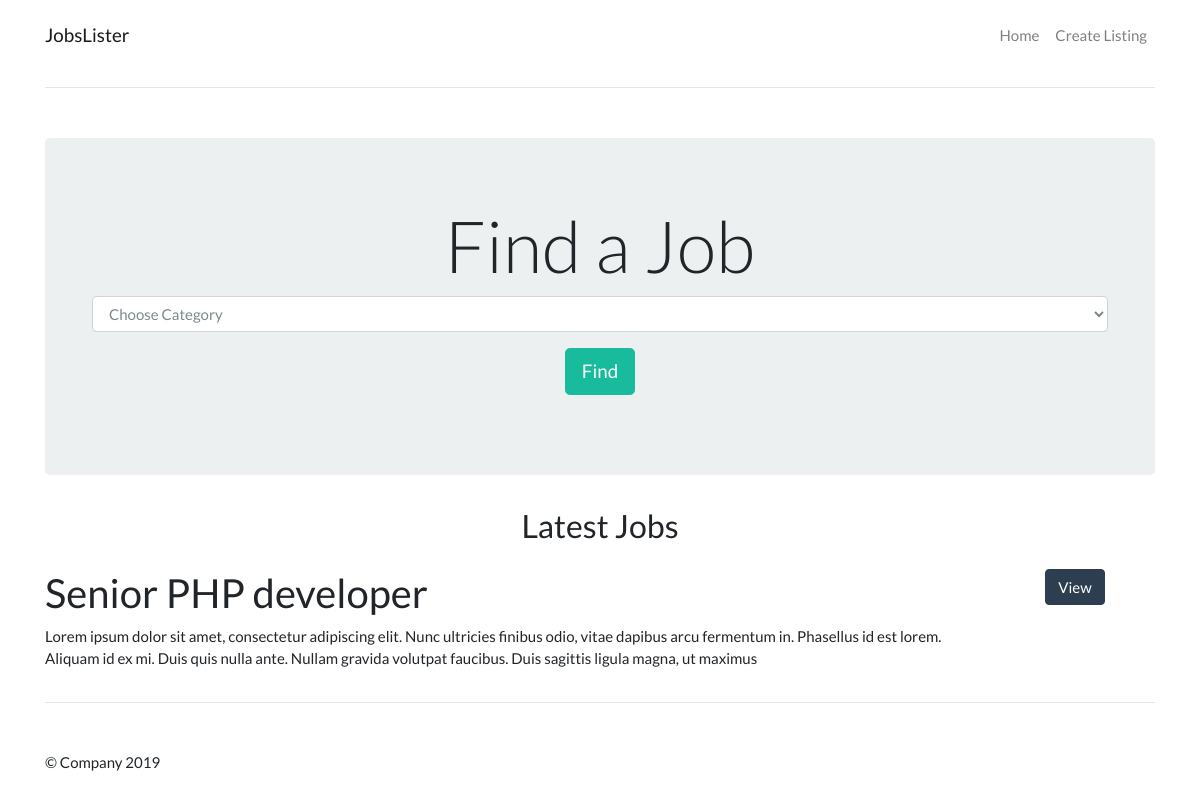
The page / on the database its author committed.
### tables this page shows
CREATE TABLE `jobs` (
  `id` int(11) NOT NULL,
  `category_id` int(11) NOT NULL,
  `company` varchar(255) NOT NULL,
  `job_title` varchar(255) NOT NULL,
  `description` varchar(255) NOT NULL,
  `salary` varchar(255) NOT NULL,
  `location` varchar(255) NOT NULL,
  `contact_user` varchar(255) NOT NULL,
  `contact_email` varchar(255) NOT NULL,
  `post_date` timestamp NOT NULL DEFAULT CURRENT_TIMESTAMP
);

### library/Template.php (called while the page is built, shortened)
<?php
    class Template {
        protected $template;
        public function __construct($template) {
            $this->template = $template;
        }
        public function __toString() {
            include basename($this->template);
            return ob_get_clean();
        }
    }
?>

### library/Database.php (called while the page is built, shortened)
<?php
    class Database {
        private $host = DB_HOST;
        private $user = DB_USER;
        private $pass = DB_PASS;
        private $dbname = DB_NAME;
        private $dbh;
        private $stmt;
        public function __construct() {
            $dsn = 'mysql:host='. $this->host .';dbname='. $this->dbname;
            $options = [
                PDO::ATTR_PERSISTENT => true,
                PDO::ATTR_ERRMODE => PDO::ERRMODE_EXCEPTION,
            ];
            try {
                $this->dbh = new PDO($dsn, $this->user, $this->pass, $options);
            } catch(PDOException $e) {
                  $this->error = $e->getMessage();
            }
        }
         public function query($query) {
            $this->stmt = $this->dbh->prepare($query);
        }
        public function execute() {
            return $this->stmt->execute();
        }
        public function resultSet() {
            $this->execute();
            return $this->stmt->fetchAll(PDO::FETCH_OBJ);
        }
    }
?>

### library/Job.php (called while the page is built, shortened)
<?php
    class Job {
        private $db;
        public function __construct() {
            $this->db = new Database;
        }
        public function getAllJobs() {
            $this->db->query("SELECT jobs.*, categories.name AS cat_name
                              FROM jobs
                              INNER JOIN categories
                              ON jobs.category_id = categories.id
                              ORDER BY post_date DESC
                            ");
            $results = $this->db->resultSet();
            return $results;
        }
        public function getCategories() {
            $this->db->query("SELECT * FROM categories");
            $results = $this->db->resultSet();
            return $results;
        }
    }
?>

### templates/frontpage.php (the view, shortened to what this page needs)
<?php include "inc/header.php"; ?>
</div>
<main role="main">
 <div class="container">
  <div class="jumbotron text-center">
    <div class="container">
      <h1 class="display-3">Find a Job</h1>
        <form action="index.php" method="get">
        <div class="form-group">
            <select name="category" class="form-control">
                <option value="0">Choose Category</option>
            </select>
            </div>
            <div class="form-group">
              <input type="submit" class="btn btn-lg btn-success" value="Find">
            </div>
        </form>
    </div>
  </div>
  <div class="row mb-3">
    <div class="col-md-12 text-center">
      <h3><?= $title; ?></h3>
    </div>
  </div>
    <?php foreach($jobs as $job): ?>
    <div class="row">
      <div class="col-md-10">
        <h2><?= $job->job_title; ?></h2>
        <p><?= $job->description; ?></p>
      </div>
      <div class="col-md-2 text-center">
        <a href="job.php?id=<?= $job->id; ?>" class="btn btn-primary">View</a>
      </div>
    </div>
    <?php endforeach; ?>
    <hr>
  </div>
</main>
<?php include "inc/footer.php"; ?>

### assets/css/styles.css (style rules this page uses)
.jumbotron { margin-top: 50px; }

### rows shown on the page
jobs: job_title "Senior PHP developer", description "Lorem ipsum dolor sit amet, consectetur adipiscing elit. Nunc ultricies finibus odio, vitae dapibus arcu fermentum in. Phasellus id est lorem. Aliquam id ex mi. Duis quis nulla ante. Nullam gravida volutpat faucibus. Duis sagittis ligula magna, ut maximus"

### other values the page prints
SITE_NAME "JobsLister"
$title "Latest Jobs"
